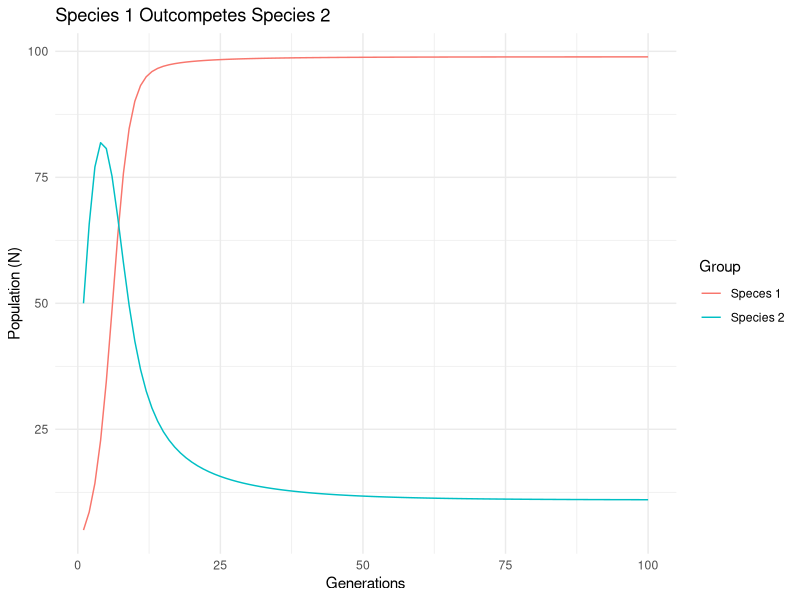
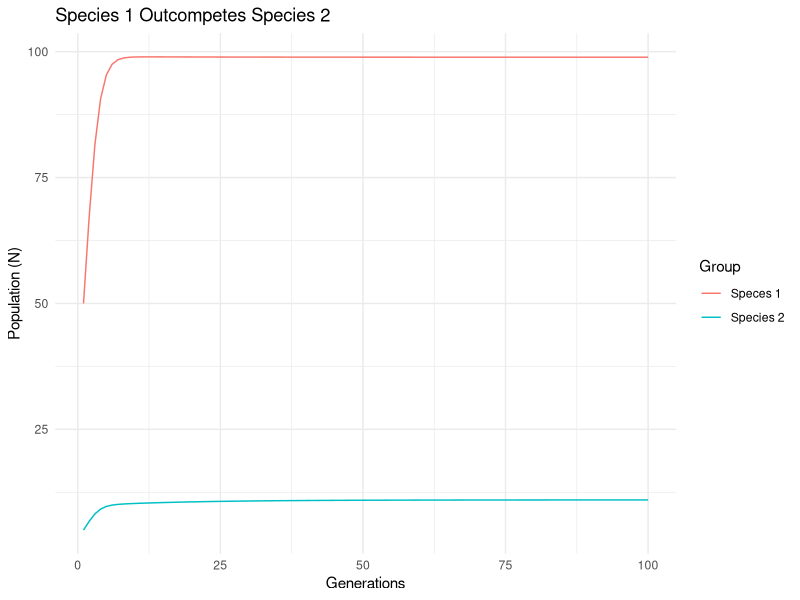
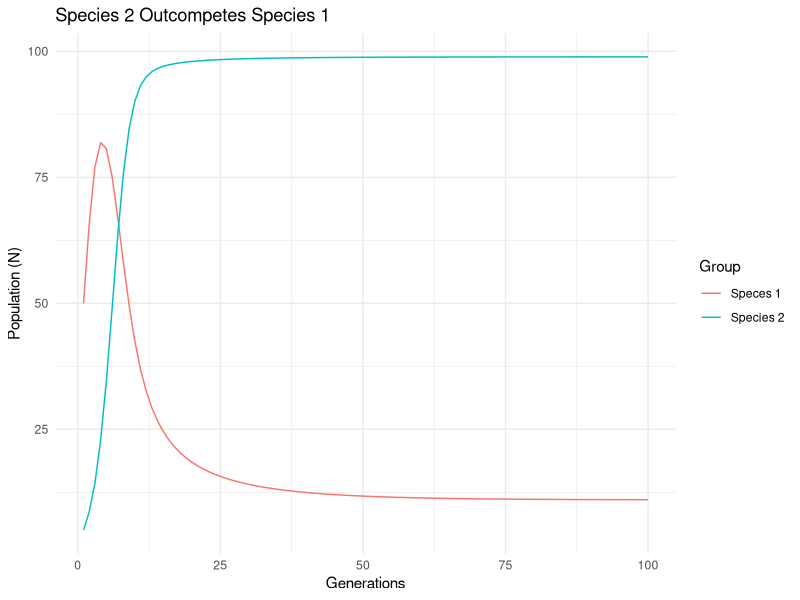
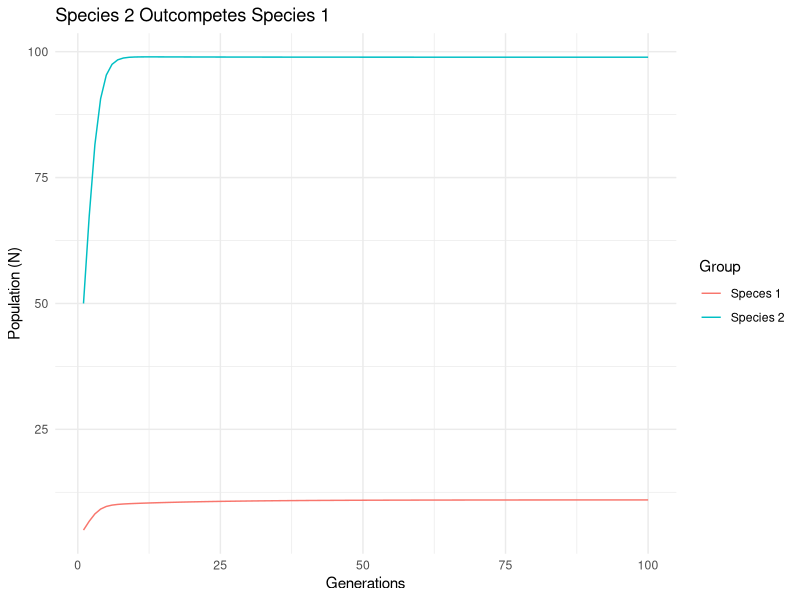
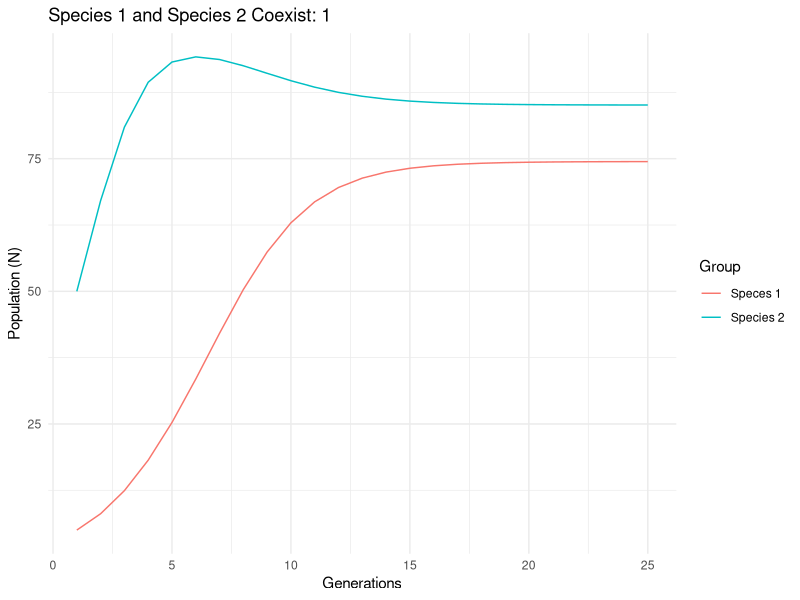
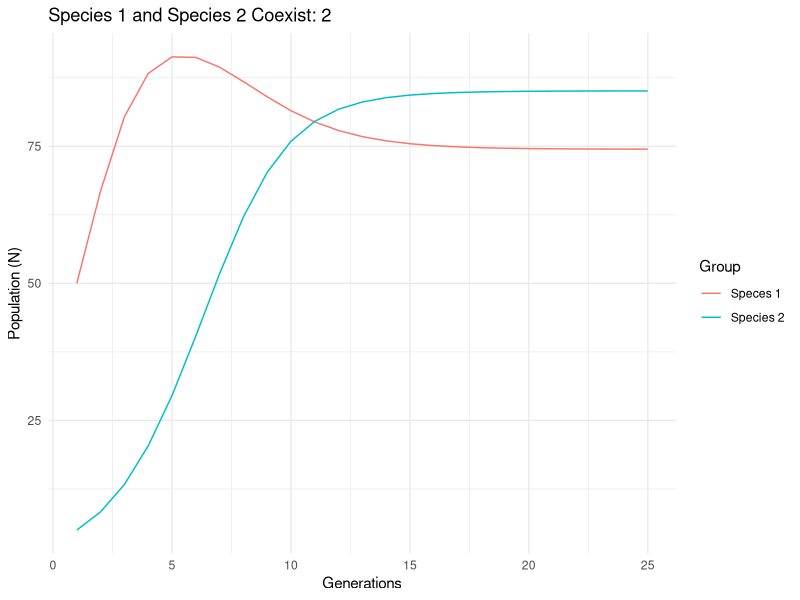
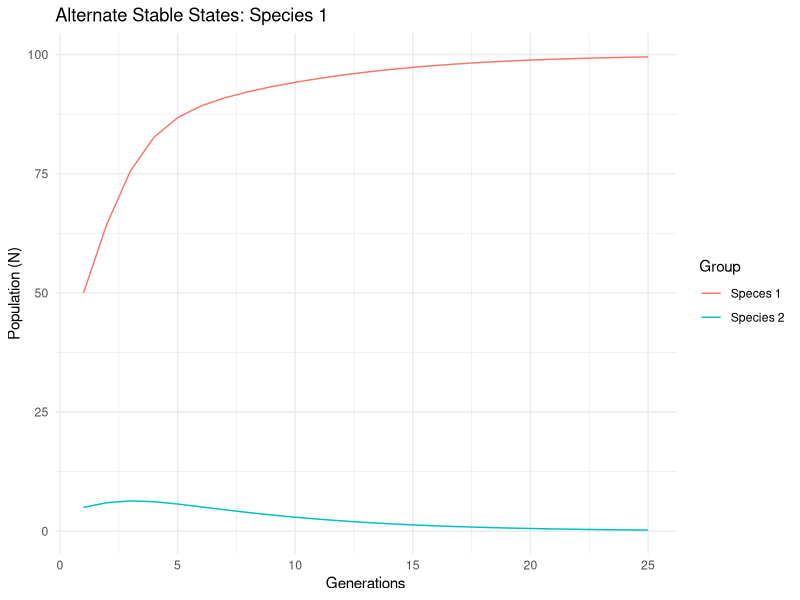
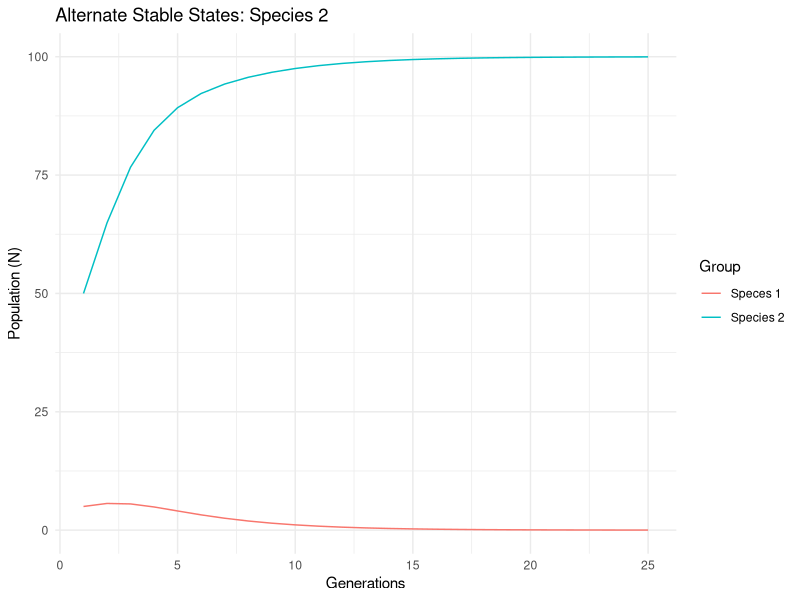

Generate these figures, in order, with R:
## ---- chunk 1
knitr::opts_chunk$set(echo = FALSE, cache=FALSE)
library(ggplot2)
library(tidyverse)
library(reshape)
library(gridExtra)

##Load functions for modeling and graphing###
lot.vol.comp <- function(N01, N02, r1, r2, K1, K2, alph, bet, timestep){

  p1 <- numeric(length = timestep)
  p1[1] <- N01
  
  p2 <- numeric(length = timestep)
  p2[1] <- N02
  
  for(i in 2:timestep){
    Nt1 <- p1[i - 1]
    Nt2 <- p2[i - 1]
    p1[i] <- Nt1 * exp(r1*((K1 - Nt1 - alph * Nt2)/K1))
    p2[i] <- Nt2 * exp(r2*((K2 - Nt2 - bet * Nt1)/K2))
    
  }
  
  p <- cbind(p1, p2) %>%
    as.data.frame() %>%
    setNames(., c("Speces 1", "Species 2")) %>%
    tibble::add_column(Generations = 1:timestep) %>%
    reshape::melt(id.vars="Generations") %>%
    setNames(., c("Generations", "Group", "value"))
  
  return(p)
  
}

pred.prey <- function(K=100, r=1, a=0.1, h=1, b=0.1, d, preypop=50, predpop=5, timestep=1000){
  
  pred <- numeric(length = timestep)
  pred[1] <- predpop
  
  prey <- numeric(length = timestep)
  prey[1] <- preypop
  
  for(i in 2:timestep){
    
    Npred <- pred[i - 1]
    Nprey <- prey[i - 1]
    
    pred[i] <- Npred * exp((b*a*Nprey/(1+a*h*Nprey))-d)
    prey[i] <- Nprey * exp(r*((K - Nprey)/K) - ((a * Npred)/(1+a*h*Nprey)))
    
  }
  
  p <- cbind(pred, prey) %>%
    as.data.frame() %>%
    setNames(., c("Predator", "Prey")) %>%
    tibble::add_column(Generations = 1:timestep) %>%
    reshape::melt(id.vars="Generations") %>%
    setNames(., c("Generations", "Group", "value"))
  
  return(p)
  
}

plot.growth2 <- function(mydata, mytitle){
  
  p <- ggplot2::ggplot(mydata, aes(x=Generations, y=value, col=Group)) + 
    geom_line() +
    xlab('Generations') +
    ylab('Population (N)') +
    theme_minimal() +
    ggtitle(label = mytitle)
  
  print(p)
  
}

## ---- chunk 2

comp1.1 <- lot.vol.comp(N01 = 5, N02 = 50, r1 = 0.6, r2 = 0.6, K1 = 100, K2 = 100, alph = 0.1, bet = 0.9, timestep = 100)
comp1.2 <- lot.vol.comp(N01 = 50, N02 = 5, r1 = 0.6, r2 = 0.6, K1 = 100, K2 = 100, alph = 0.1, bet = 0.9, timestep = 100)

plot.growth2(mydata = comp1.1, mytitle = "Species 1 Outcompetes Species 2")
plot.growth2(mydata = comp1.2, mytitle = "Species 1 Outcompetes Species 2")


## ---- chunk 3

comp2.1 <- lot.vol.comp(N01 = 50, N02 = 5, r1 = 0.6, r2 = 0.6, K1 = 100, K2 = 100, alph = 0.9, bet = 0.1, timestep = 100)
comp2.2 <- lot.vol.comp(N01 = 5, N02 = 50, r1 = 0.6, r2 = 0.6, K1 = 100, K2 = 100, alph = 0.9, bet = 0.1, timestep = 100)

plot.growth2(mydata = comp2.1, mytitle = "Species 2 Outcompetes Species 1")
plot.growth2(mydata = comp2.2, mytitle = "Species 2 Outcompetes Species 1")

## ---- chunk 4

comp12 <- lot.vol.comp(N01 = 5, N02 = 50, r1 = 0.6, r2 = 0.6, K1 = 100, K2 = 100, alph = 0.3, bet = 0.2, timestep = 25)
comp21 <- lot.vol.comp(N01 = 50, N02 = 5, r1 = 0.6, r2 = 0.6, K1 = 100, K2 = 100, alph = 0.3, bet = 0.2, timestep = 25)

plot.growth2(mydata = comp12, mytitle = "Species 1 and Species 2 Coexist: 1")
plot.growth2(mydata = comp21, mytitle = "Species 1 and Species 2 Coexist: 2")

## ---- chunk 5

comp.alt1 <- lot.vol.comp(N01 = 5, N02 = 50, r1 = 0.6, r2 = 0.6, K1 = 100, K2 = 100, alph = 1.5, bet = 1.3, timestep = 25)
comp.alt2 <- lot.vol.comp(N01 = 50, N02 = 5, r1 = 0.6, r2 = 0.6, K1 = 100, K2 = 100, alph = 1.5, bet = 1.3, timestep = 25)

plot.growth2(mydata = comp.alt2, mytitle = "Alternate Stable States: Species 1")
plot.growth2(mydata = comp.alt1, mytitle = "Alternate Stable States: Species 2")

## ---- chunk 6

predprey1 <- pred.prey(r = 0.8, a = 1, h = 1.5, b = 0.05, d = 1)
predprey2 <- pred.prey(r = 0.5, a = 0.5, h = 2, b = 3, d = 0.015)

plot.growth2(mydata = predprey1, mytitle = "Predators go Extinct; Prey Goes to K")
plot.growth2(mydata = predprey2, mytitle = "Predator Self-Annhilation")


## ---- chunk 7

predprey3 <- pred.prey(d=0.08)
predprey4 <- pred.prey(r = 1, a = 0.1, h = 1, b = 0.1, d = 0.0817)

plot.growth2(mydata = predprey4, mytitle = "Predator-Prey Dynamics: Damped Oscillations")
plot.growth2(mydata = predprey3, mytitle = "Predator-Prey Dynamics: Limit Cycles")
## ---- chunk 8

plot.growth2 <- function(mydata, mytitle){
  
  p <- ggplot2::ggplot(mydata, aes(x=Generations, y=value, col=Group)) + 
    geom_line() +
    xlab('Generations') +
    ylab('Population (N)') +
    theme_minimal() +
    ggtitle(label = mytitle)
  
  print(p)
  
}
